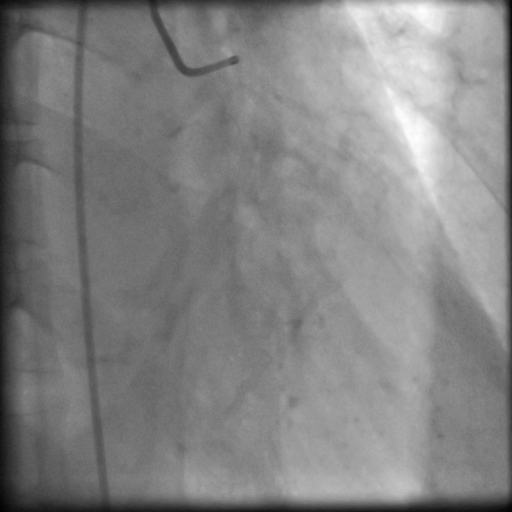
#> input picture ANGIOPIXEL/Local/p1_v1_00003.png, 512 x 512 px
$ python algoritmico.py ANGIOPIXEL/Local/p1_v1_00003.png
#> lines starting #> are read from the running program, lines starting #| are printed output that depends on the picture
import sys
import numpy as np
import cv2
from PIL import Image
import skimage.filters
import time


# Detección de estructuras tubulares (vasos sanguíneos) usando matrices Hessianas y valores propios.
def Frangi(img):
    img_filtrada = skimage.filters.frangi(
        img, sigmas=range(1, 10, 2), scale_range=None, scale_step=None,
        alpha=0.5, beta=0.5, gamma=None, black_ridges=True, mode='reflect', cval=0
    )
    return img_filtrada


# Detección de bordes y estructuras con gradiente de Sobel.
def Evidence(img):
    img_filtrada = skimage.filters.sobel(img)
    return img_filtrada


# Filtra la imagen, resalta los píxeles significativos, y facilita la detección de bordes.
def Prunning(img):
    T = 1 / 14
    kernel = np.array([[1, 1, 1],
                       [1, 8, 1],
                       [1, 1, 1]])
    kernel = np.multiply(kernel, T)
    filtered = cv2.filter2D(img, -1, kernel)
    return filtered


# Algoritmo de segmentación principal.
def algoritmo_segmentacion():
    # Ruta de la imagen pasada como argumento.
    ruta_imagen = sys.argv[1]

    # Abrir la imagen y convertirla a escala de grises.
    imagen_editada = Image.open(ruta_imagen).convert("L")
#> imagen_editada is the input picture: PIL image 512x512 L; min 0, max 255, mean 130.6
    imagen = np.array(imagen_editada)

    t_inicio = time.time()

    # Reducir tamaños para diferentes escalas.
    ratio1, ratio2, ratio3 = 3.5, 4.5, 5.5
    w1, w2, w3 = 0.25, 0.55, 0.55

    alfa1 = cv2.resize(imagen, (int(imagen.shape[1] / ratio1), int(imagen.shape[0] / ratio1)))
    alfa2 = cv2.resize(imagen, (int(imagen.shape[1] / ratio2), int(imagen.shape[0] / ratio2)))
    alfa3 = cv2.resize(imagen, (int(imagen.shape[1] / ratio3), int(imagen.shape[0] / ratio3)))

    # Aplicar los filtros Frangi y Sobel, y combinarlos.
    f1, e1 = Frangi(alfa1), Evidence(alfa1)
    alfa1 = w1 * f1 + w3 * e1
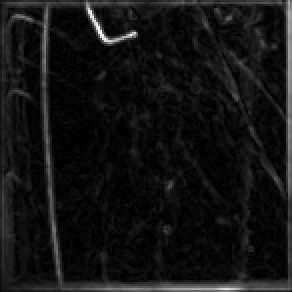
#> alfa1: shape (146, 146) float64 (shown 2 times larger); min 0, max 0.25, mean 0.019; drawn with min black and max white

    f2, e2 = Frangi(alfa2), Evidence(alfa2)
#> in Frangi (call 2), `img_filtrada = skimage.filters.frangi( img, sigmas=range(1, 10, 2), sc..`:
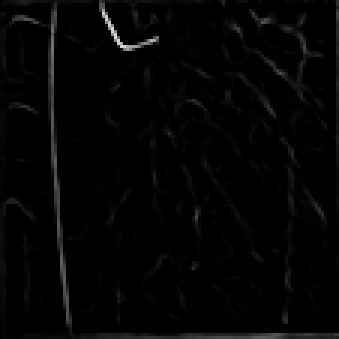
#> img_filtrada: shape (113, 113) float64 (shown 3 times larger); min 0, max 0.85, mean 0.0178
#> in Evidence (call 2), `img_filtrada = skimage.filters.sobel(img)`:
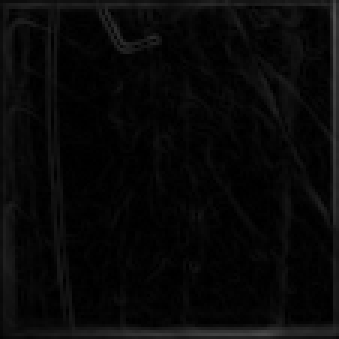
#> img_filtrada: shape (113, 113) float64 (shown 3 times larger); min 0, max 0.314, mean 0.0334
    alfa2 = w1 * f2 + w3 * e2
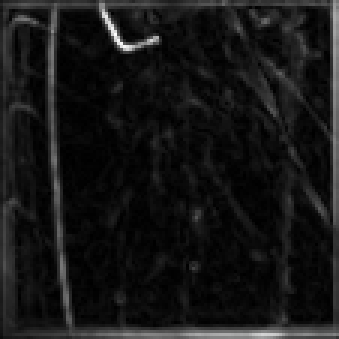
#> alfa2: shape (113, 113) float64 (shown 3 times larger); min 1.08e-17, max 0.261, mean 0.0228; drawn with min black and max white

    f3, e3 = Frangi(alfa3), Evidence(alfa3)
#> in Frangi (call 3), `img_filtrada = skimage.filters.frangi( img, sigmas=range(1, 10, 2), sc..`:
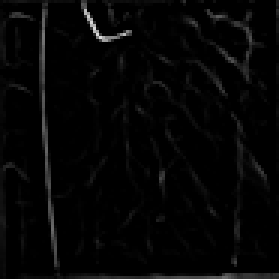
#> img_filtrada: shape (93, 93) float64 (shown 3 times larger); min 0, max 0.863, mean 0.0216
    alfa3 = w1 * f3 + w3 * e3
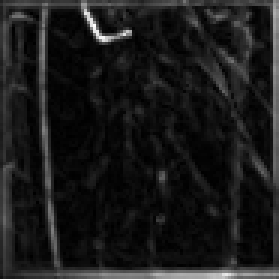
#> alfa3: shape (93, 93) float64 (shown 3 times larger); min 5.4e-18, max 0.249, mean 0.0261; drawn with min black and max white

    # Reescalar las imágenes filtradas a su tamaño original.
    alfa1 = cv2.resize(alfa1, (imagen.shape[1], imagen.shape[0]))
#> alfa1: shape (512, 512) float64
    alfa2 = cv2.resize(alfa2, (imagen.shape[1], imagen.shape[0]))
#> alfa2: shape (512, 512) float64
    alfa3 = cv2.resize(alfa3, (imagen.shape[1], imagen.shape[0]))
#> alfa3: shape (512, 512) float64

    # Combinar las escalas.
    seg = np.maximum.reduce([alfa1, alfa2, alfa3])
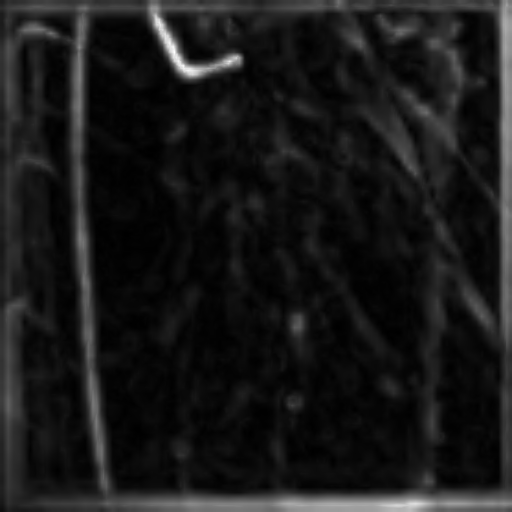
#> seg: shape (512, 512) float64; min 0.00163, max 0.257, mean 0.0269; drawn with min black and max white

    # Filtrado final (Prunning).
    final = Prunning(seg)

    # Convertir la imagen final a un formato guardable.
    final = (final * 255).astype('uint8')

    # Sobrescribir la imagen de entrada.
    cv2.imwrite(ruta_imagen, final)
    print("Procesamiento completo. Duración:", time.time() - t_inicio, "s")


if __name__ == "__main__":
    algoritmo_segmentacion()

$ run again, on ANGIOPIXEL/Local/p1_v1_00038.png
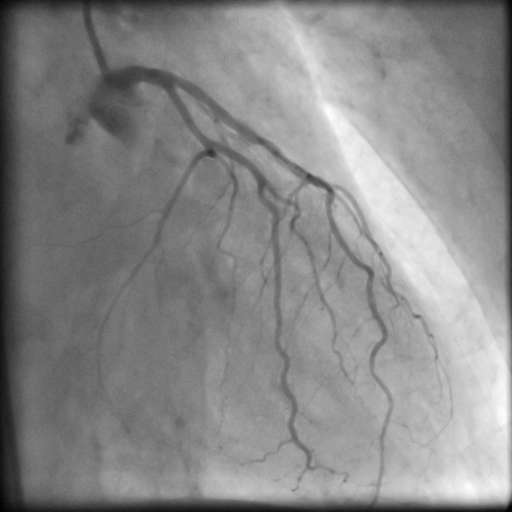
#> input picture ANGIOPIXEL/Local/p1_v1_00038.png, 512 x 512 px
#> in algoritmo_segmentacion, imagen_editada is the input picture: PIL image 512x512 L; min 0, max 255, mean 135.9
#> in Evidence (call 3), `img_filtrada = skimage.filters.sobel(img)`:
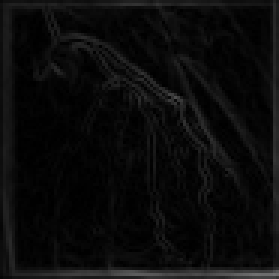
#> img_filtrada: shape (93, 93) float64 (shown 3 times larger); min 3.1e-17, max 0.446, mean 0.0452
#> in algoritmo_segmentacion, `alfa3 = w1 * f3 + w3 * e3`:
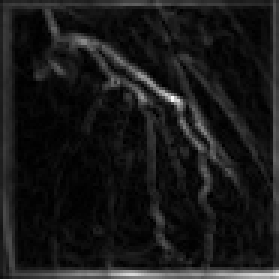
#> alfa3: shape (93, 93) float64 (shown 3 times larger); min 3.21e-07, max 0.292, mean 0.0287; drawn with min black and max white
